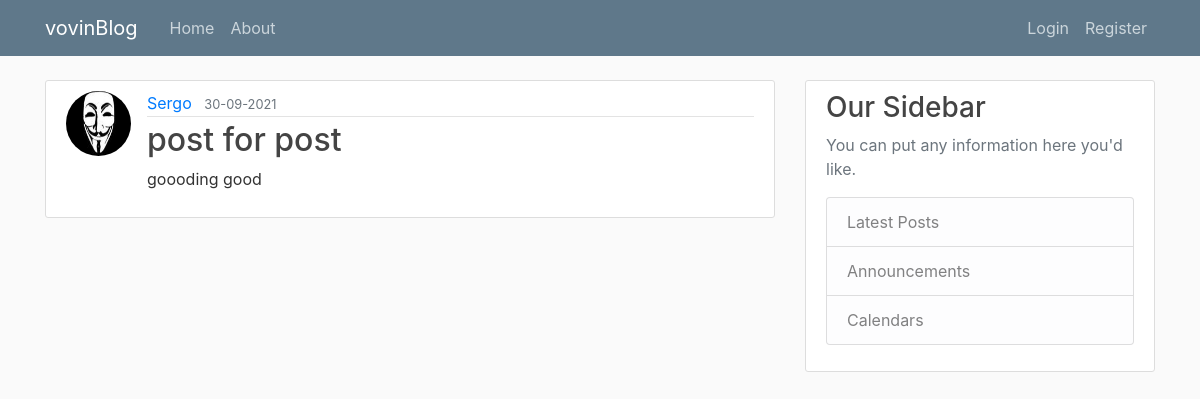
Screenshot of /post/2 with the database file from the repository.
### app/models.py (models this page shows, shortened)
class User(db.Model, UserMixin):
    id = db.Column(
        db.Integer,
        primary_key=True,
    )
    username = db.Column(db.String(20), unique=True, nullable=False)
    email = db.Column(db.String(120), unique=True, nullable=False)
    image_file = db.Column(db.String(20), nullable=False, default="default.jpg")
    password = db.Column(db.String(60), nullable=False)
    posts = db.relationship("Post", backref="author", lazy=True)

class Post(db.Model):
    id = db.Column(db.Integer, primary_key=True)
    title = db.Column(db.String(100), nullable=False)
    date_posted = db.Column(db.DateTime, nullable=False, default=datetime.utcnow)
    content = db.Column(db.Text, nullable=False)
    user_id = db.Column(db.Integer, db.ForeignKey("user.id"), nullable=False)

### app/posts/views.py (the view)
@posts.route("/post/<int:post_id>")
def post(post_id):
    post = Post.query.get_or_404(post_id)
    return render_template("post.html", title=post.title, post=post)

### app/templates/post.html (shortened to what this page needs)
{% extends "layout.html" %}
{% block content %}
<article class="media content-section">
    <img class="rounded-circle article-img"
        src="{{ url_for('static', filename='profile_pics/' + post.author.image_file) }}">
    <div class="media-body">
        <div class="article-metadata">
            <a class="mr-2" href="{{ url_for('users.user_posts', username=post.author.username) }}">{{
                post.author.username }}</a>
            <small class="text-muted">{{ post.date_posted.strftime('%d-%m-%Y') }}</small>
        </div>
        <h2 class="article-title">{{ post.title }}</h2>
        <p class="article-content">{{ post.content }}</p>
    </div>
</article>
{% endblock %}

### app/static/main.css (style rules this page uses)
body { background: #fafafa; color: #333333; margin-top: 5rem; }
h1, h2, h3, h4, h5, h6 { color: #444444; }
.content-section { background: #ffffff; padding: 10px 20px; border: 1px solid #dddddd; border-radius: 3px; margin-bottom: 20px; }
.article-title { color: #444444; }
.article-content { white-space: pre-line; }
.article-img { height: 65px; width: 65px; margin-right: 16px; }
.article-metadata { padding-bottom: 1px; margin-bottom: 4px; border-bottom: 1px solid #e3e3e3 }

### rows the page displays
User: image_file (picture), author.username "Sergo"
Post: date_posted "30-09-2021", title "post for post", content "goooding good"
